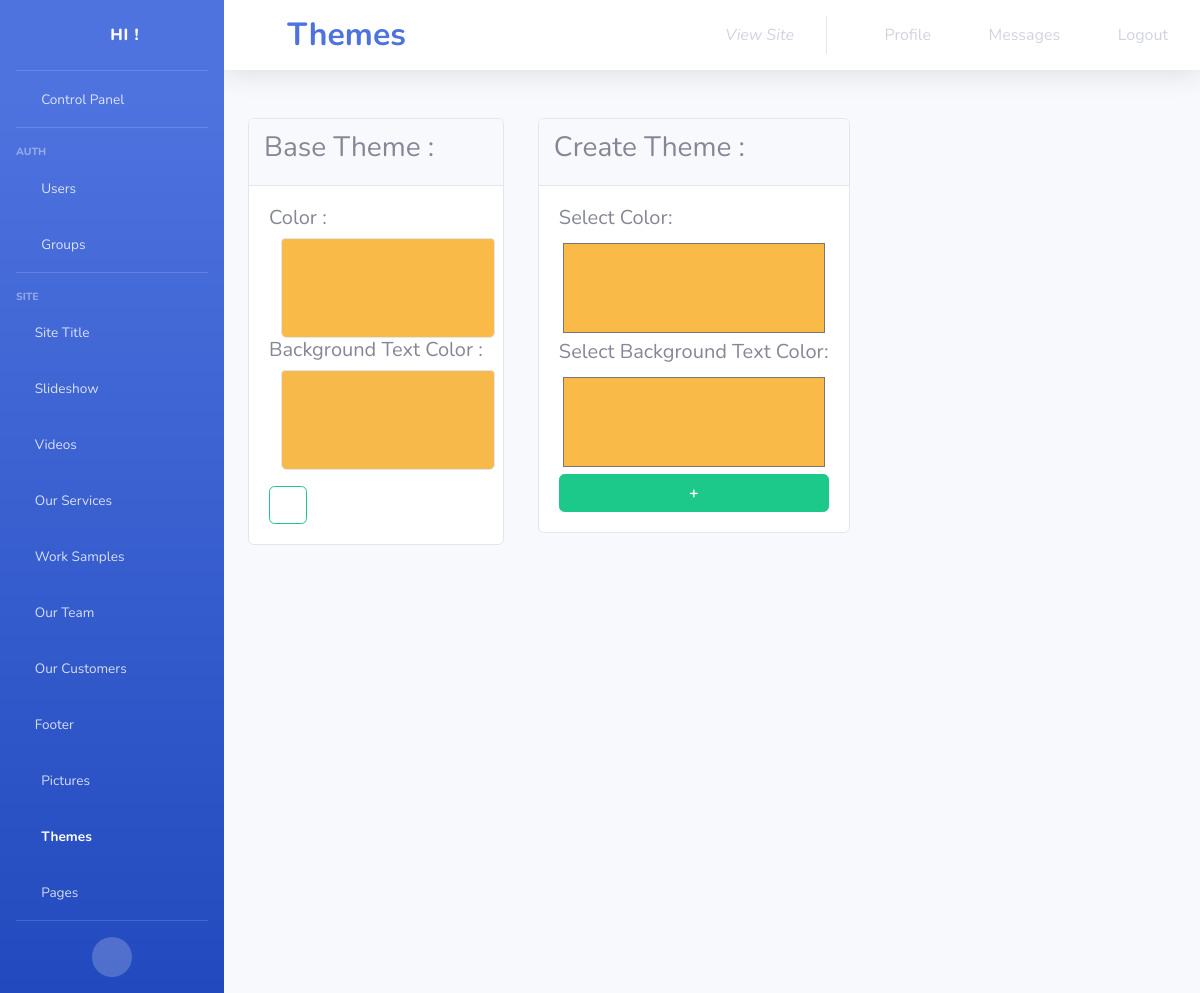
The page /control_panel/site/themes/ (signed in) on the database as committed earlier.
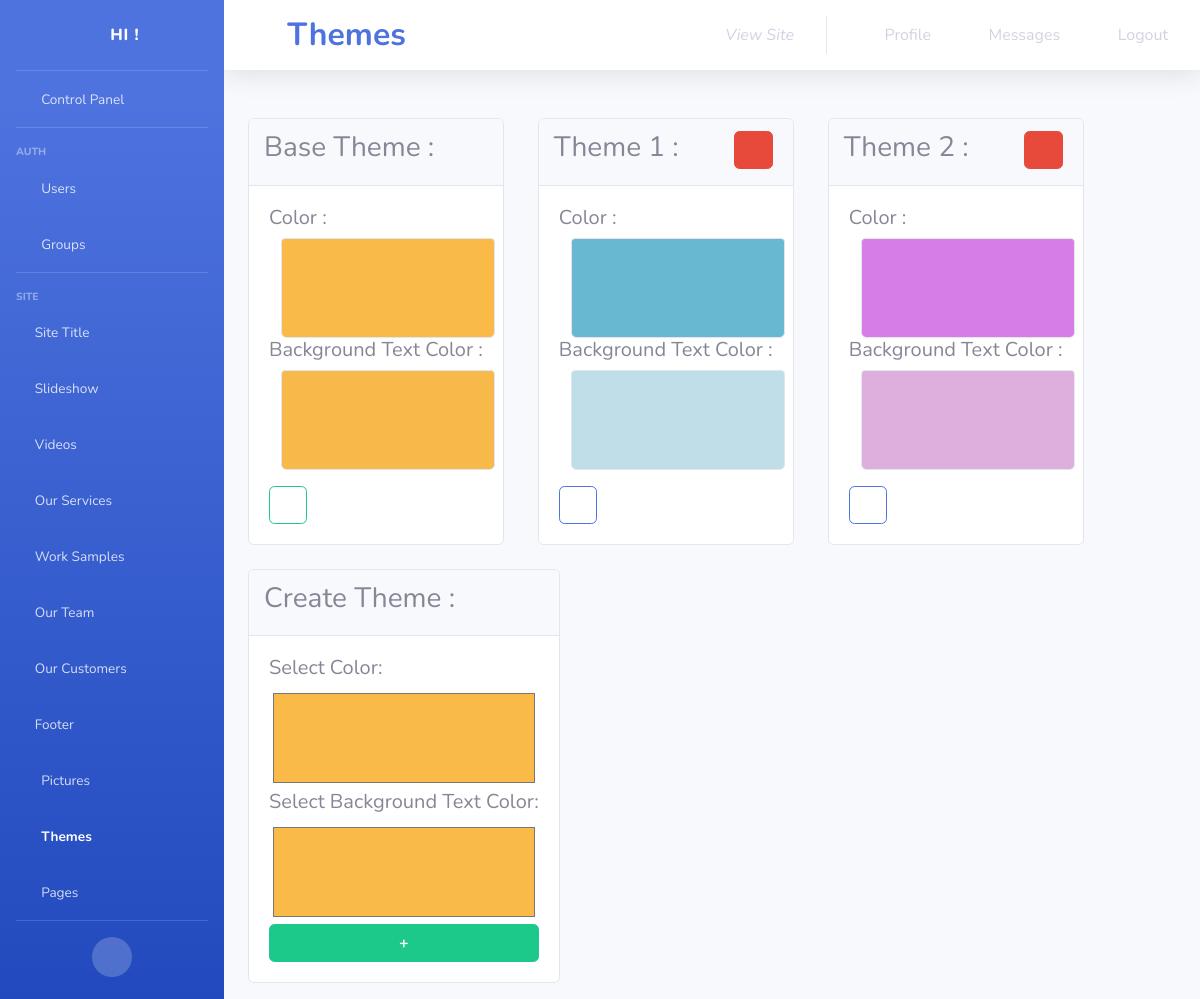
The same page on the database as committed later.
### control_panel/models.py (models this page shows)
class site_theme(models.Model):
	active=models.BooleanField(default=False)
	theme_name=models.CharField(max_length=21)
	color=models.CharField(max_length=6)
	color_ba=models.CharField(max_length=6)
	objects=themeManager()

### control_panel/views.py (the view, shortened to what this page needs)
# urls.py: path('site/themes/',views.themes_,name='control_panel/site/themes'),
def themes_(request):
	if not request.user.is_staff:
		return redirect('/')
	messages=list()
	default=True
	if len(site_theme.objects.all())!=0:
		for obj in site_theme.objects.all():
			if obj.active:
				default=False
				break
	return render(request,'control_panel/themes.html',{
		'messages':messages,
		'themes':site_theme.objects.all(),
		'default_theme':default
		})

### templates/control_panel/themes.html (shortened to what the changed rows need)
{% load static %}
<!DOCTYPE html>
<html lang="en">
<head>
	<link href="{% static 'cpanel/vendor/fontawesome-free/css/all.min.css' %}" rel="stylesheet" type="text/css">
	<link href="{% static 'cpanel/css/sb-admin-2.min.css' %}" rel="stylesheet">
</head>
<body id="page-top">
<div id="wrapper">
	<div id="content-wrapper" class="d-flex flex-column">
		<div id="content">
			<nav class="navbar navbar-expand navbar-light bg-white topbar mb-4 static-top shadow">
				<h1 class="fas d-none d-sm-block fa-brush mr-3 font-weight-bold text-primary"></h1>
				<h2 class="m-0 d-none d-sm-block font-weight-bold text-primary">Themes</h2>
			</nav>
			<div class="container-fluid">
				<div class="card-deck mb-3">
					<div class="form-row">
						{% for theme in themes %}
							<div class="mt-4 col-xl-auto col-lg-6">
								<div class="card">
									<div class="card-header">
										<div class="form-row">
											<h3>Theme {{ forloop.counter }} : </h3>
											<div class="col">
												<form method="POST">
													<button style="float: right" class="btn btn-danger" type="submit"
															value="{{ theme.id }}"
															name="remove"><a class="fa fa-minus"></a></button>
												</form>
											</div>
										</div>
									</div>
									<div class="card-body">
										<h5>Color : </h5>
										<div style="background-color:#{{ theme.color }};height: 100px"
											 class="card card-img-top"></div>
										<h5>Background Text Color : </h5>
										<div style="background-color:#{{ theme.color_ba }};height: 100px"
											 class="card card-img-top"></div>
										<form method="POST">
											<button class="mt-3 btn btn-outline-{% if theme.active %}success{% else %}primary{% endif %} "
													type="submit" value="{{ theme.id }}"
													name="active"><a
													class="fa fa-{% if theme.active %}check{% else %}level-up-alt{% endif %}"></a>
											</button>
										</form>
									</div>
								</div>
							</div>
						{% endfor %}
					</div>
				</div>
			</div>
		</div>
	</div>
</div>
</body>
</html>

Rows that differ between the two databases and show on the page:
added site_theme: {{ theme.id }} 7 (drawn), active False (drawn)
added site_theme: {{ theme.id }} 10 (drawn), active False (drawn)
